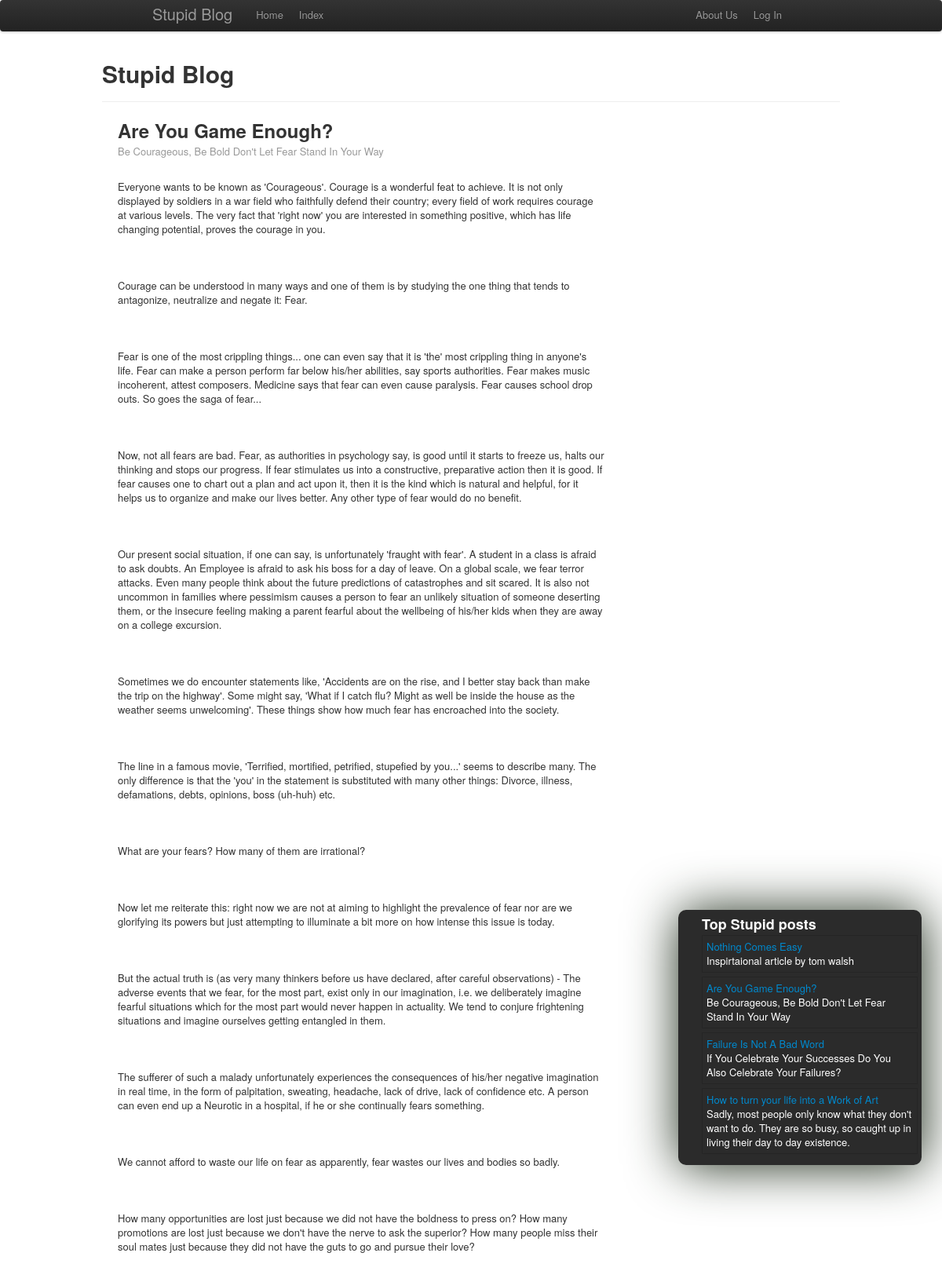
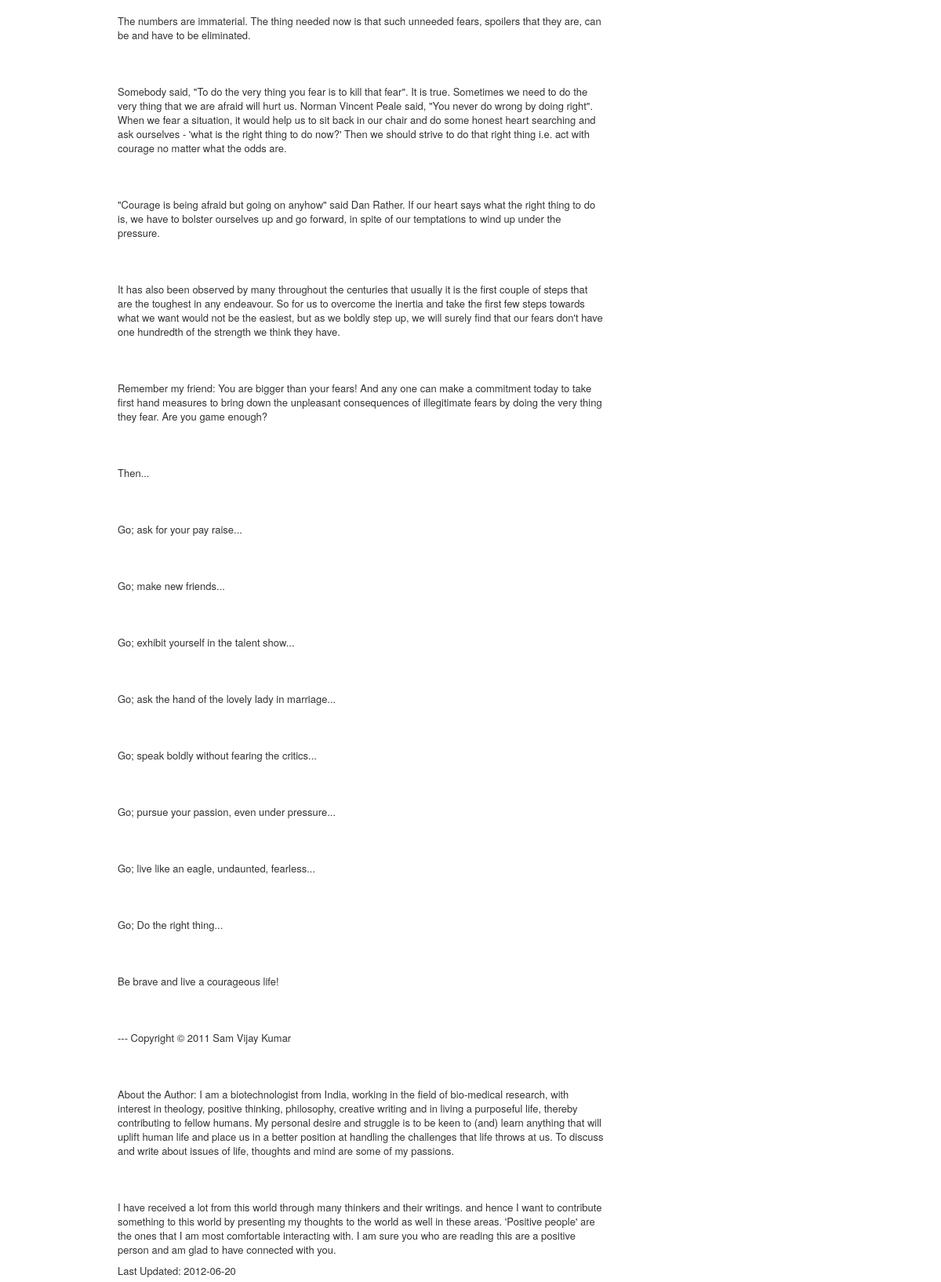
The page /show_blogpost.php?ID=32 (upper part) on the database its author committed (2 pictures, top to bottom).
### tables this page shows
CREATE TABLE IF NOT EXISTS `blog_posts` (
  `id` int(11) NOT NULL AUTO_INCREMENT,
  `title` varchar(255) NOT NULL,
  `post` text NOT NULL,
  `date_posted` date NOT NULL,
  `category` varchar(255) NOT NULL,
  PRIMARY KEY (`id`)
);

### assets/includes/_sidebar.php
<div class="span4 pull-right sidebar">
	<ul class="top-posts">
		<h3>Top Stupid posts</h3>
		<?php
			$query = mysql_query("SELECT id,title,category FROM blog_posts ORDER BY RAND() DESC LIMIT 4") or error_message(mysql_error());
			while($row = mysql_fetch_assoc($query)){
				echo "<div onclick=\"location.href='show_blogpost.php?ID=".$row['id']."'\" style=\"cursor:pointer;\"><li> <a href=\"show_blogpost.php?ID=".$row['id']."\">".$row['title']."</a><br>";
				echo $row['category']."</li></div>";
	}?>
	</ul>
</div>

### show_blogpost.php (shortened to what this page needs)
<?php include 'assets/includes/_header.php';
			if(isset($_GET['ID']) && !empty($_GET['ID']) && is_numeric($_GET['ID'])){
				$post_id = sanitize($_GET['ID']);
			}
			else header("location:index.php");
			if (isset($post_id)) {
				$post_query = mysql_query("SELECT * FROM `blog_posts` WHERE id= '$post_id'")  or die(error_message("Cannot Connect to database."));
			}
			else { die(error_message("Unable to get post from database.",1)); }
			$row = mysql_fetch_assoc($post_query);
				echo "<h2 class='post_title'>".$row['title']."</h2>";
				echo "<p class='muted'>".$row['category']."</p>";
				echo "<div class='post'><p>".($row['post'])."</p>";
				echo "<p> Last Updated: ".$row['date_posted']."</p></div>";
	?>
<?php include_once 'assets/includes/_footer.php'; ?>

### assets/custom-style.css (style rules this page uses)
.sidebar { background-color: #2B2B2B; color: #FFFFFF; position: fixed; right: 2em; top: 28%; height: auto; padding: 5px; border-radius: 10px; overflow: hidden; box-shadow: 1px 0.1em 5em #1D2B19; }
.top-posts { list-style: none; }
.top-posts li { padding: 5px; margin-bottom: 5px; border: 1px solid rgba(0, 0, 0, 0.15); }

### rows shown on the page
blog_posts: title "Nothing Comes Easy", category "Inspirtaional article by tom walsh"
blog_posts: title "Are You Game Enough?", category "Be Courageous, Be Bold Don't Let Fear Stand In Your Way", post "Everyone wants to be known as 'Courageous'. Courage is a wonderful feat to achieve. It is not only displayed by soldiers in a war field who faithfully defend their country; every field of work requires courage at various levels. The very fact that 'right now' you are interested in something positive, which has life changing potential, proves the courage in you. Courage can be understood in many ways and one of them is by studying the one thing that tends to antagonize, neutralize and negate it: Fear. Fear is one of the most crippling things... one can even say that it is 'the' most crippling thing in anyone's life. Fear can make a person perform far below his/her abilities, say sports…", date_posted "2012-06-20"
blog_posts: title "Failure Is Not A Bad Word", category "If You Celebrate Your Successes Do You Also Celebrate Your Failures?"
blog_posts: title "How to turn your life into a Work of Art", category "Sadly, most people only know what they don't want to do. They are so busy, so caught up in living their day to day existence."
